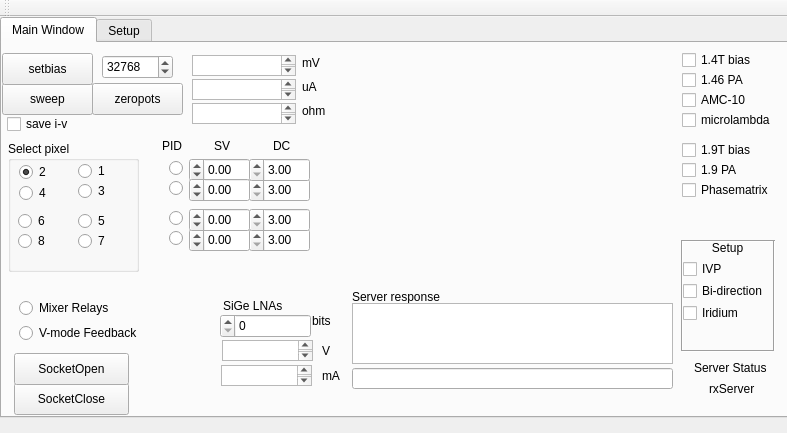
<?xml version="1.0" encoding="UTF-8"?>
<ui version="4.0">
 <class>notepad</class>
 <widget class="QMainWindow" name="notepad">
  <property name="enabled">
   <bool>true</bool>
  </property>
  <property name="geometry">
   <rect>
    <x>0</x>
    <y>0</y>
    <width>787</width>
    <height>433</height>
   </rect>
  </property>
  <property name="windowTitle">
   <string>Bias Server GUI</string>
  </property>
  <widget class="QWidget" name="MainWindow_2">
   <widget class="QTabWidget" name="tabWidget">
    <property name="geometry">
     <rect>
      <x>0</x>
      <y>0</y>
      <width>791</width>
      <height>401</height>
     </rect>
    </property>
    <property name="maximumSize">
     <size>
      <width>791</width>
      <height>401</height>
     </size>
    </property>
    <property name="currentIndex">
     <number>0</number>
    </property>
    <widget class="QWidget" name="tab">
     <attribute name="title">
      <string>Main Window</string>
     </attribute>
     <widget class="QSpinBox" name="spinLNA">
      <property name="geometry">
       <rect>
        <x>218</x>
        <y>271</y>
        <width>91</width>
        <height>24</height>
       </rect>
      </property>
      <property name="layoutDirection">
       <enum>Qt::RightToLeft</enum>
      </property>
      <property name="maximum">
       <number>36000</number>
      </property>
      <property name="singleStep">
       <number>50</number>
      </property>
     </widget>
     <widget class="QRadioButton" name="pid4">
      <property name="geometry">
       <rect>
        <x>130</x>
        <y>185</y>
        <width>51</width>
        <height>20</height>
       </rect>
      </property>
      <property name="layoutDirection">
       <enum>Qt::RightToLeft</enum>
      </property>
      <property name="text">
       <string/>
      </property>
     </widget>
     <widget class="Line" name="line_4">
      <property name="geometry">
       <rect>
        <x>764</x>
        <y>197</y>
        <width>16</width>
        <height>111</height>
       </rect>
      </property>
      <property name="orientation">
       <enum>Qt::Vertical</enum>
      </property>
     </widget>
     <widget class="QTextEdit" name="editResistance">
      <property name="geometry">
       <rect>
        <x>190</x>
        <y>60</y>
        <width>104</width>
        <height>21</height>
       </rect>
      </property>
     </widget>
     <widget class="QDoubleSpinBox" name="spinDC2">
      <property name="geometry">
       <rect>
        <x>247</x>
        <y>135</y>
        <width>61</width>
        <height>24</height>
       </rect>
      </property>
      <property name="layoutDirection">
       <enum>Qt::RightToLeft</enum>
      </property>
      <property name="minimum">
       <double>3.000000000000000</double>
      </property>
      <property name="maximum">
       <double>12.000000000000000</double>
      </property>
      <property name="singleStep">
       <double>0.100000000000000</double>
      </property>
     </widget>
     <widget class="QTextEdit" name="LNAVoltage">
      <property name="geometry">
       <rect>
        <x>220</x>
        <y>297</y>
        <width>91</width>
        <height>21</height>
       </rect>
      </property>
     </widget>
     <widget class="QLabel" name="label">
      <property name="geometry">
       <rect>
        <x>212</x>
        <y>95</y>
        <width>59</width>
        <height>16</height>
       </rect>
      </property>
      <property name="text">
       <string>SV</string>
      </property>
     </widget>
     <widget class="QLabel" name="label_2">
      <property name="geometry">
       <rect>
        <x>271</x>
        <y>95</y>
        <width>59</width>
        <height>16</height>
       </rect>
      </property>
      <property name="text">
       <string>DC</string>
      </property>
     </widget>
     <widget class="QDoubleSpinBox" name="spinDC1">
      <property name="geometry">
       <rect>
        <x>247</x>
        <y>115</y>
        <width>61</width>
        <height>24</height>
       </rect>
      </property>
      <property name="layoutDirection">
       <enum>Qt::RightToLeft</enum>
      </property>
      <property name="minimum">
       <double>3.000000000000000</double>
      </property>
      <property name="maximum">
       <double>12.000000000000000</double>
      </property>
      <property name="singleStep">
       <double>0.100000000000000</double>
      </property>
     </widget>
     <widget class="QCheckBox" name="dcdc5">
      <property name="geometry">
       <rect>
        <x>680</x>
        <y>137</y>
        <width>101</width>
        <height>20</height>
       </rect>
      </property>
      <property name="text">
       <string>Phasematrix</string>
      </property>
     </widget>
     <widget class="QRadioButton" name="relayButton">
      <property name="geometry">
       <rect>
        <x>17</x>
        <y>255</y>
        <width>102</width>
        <height>20</height>
       </rect>
      </property>
      <property name="text">
       <string>Mixer Relays</string>
      </property>
     </widget>
     <widget class="Line" name="line_2">
      <property name="geometry">
       <rect>
        <x>680</x>
        <y>300</y>
        <width>91</width>
        <height>16</height>
       </rect>
      </property>
      <property name="orientation">
       <enum>Qt::Horizontal</enum>
      </property>
     </widget>
     <widget class="QDoubleSpinBox" name="spinSV4">
      <property name="geometry">
       <rect>
        <x>187</x>
        <y>185</y>
        <width>61</width>
        <height>24</height>
       </rect>
      </property>
      <property name="layoutDirection">
       <enum>Qt::RightToLeft</enum>
      </property>
      <property name="minimum">
       <double>-10.000000000000000</double>
      </property>
      <property name="maximum">
       <double>10.000000000000000</double>
      </property>
      <property name="singleStep">
       <double>0.010000000000000</double>
      </property>
     </widget>
     <widget class="QSpinBox" name="spinVoltage">
      <property name="geometry">
       <rect>
        <x>100</x>
        <y>12</y>
        <width>71</width>
        <height>24</height>
       </rect>
      </property>
      <property name="minimum">
       <number>0</number>
      </property>
      <property name="maximum">
       <number>65535</number>
      </property>
      <property name="singleStep">
       <number>100</number>
      </property>
      <property name="value">
       <number>32768</number>
      </property>
     </widget>
     <widget class="QLabel" name="label_4">
      <property name="geometry">
       <rect>
        <x>310</x>
        <y>270</y>
        <width>31</width>
        <height>16</height>
       </rect>
      </property>
      <property name="text">
       <string>bits</string>
      </property>
     </widget>
     <widget class="QCheckBox" name="dcdc4">
      <property name="geometry">
       <rect>
        <x>680</x>
        <y>117</y>
        <width>89</width>
        <height>20</height>
       </rect>
      </property>
      <property name="text">
       <string>1.9 PA</string>
      </property>
     </widget>
     <widget class="QDoubleSpinBox" name="spinDC4">
      <property name="geometry">
       <rect>
        <x>247</x>
        <y>185</y>
        <width>61</width>
        <height>24</height>
       </rect>
      </property>
      <property name="layoutDirection">
       <enum>Qt::RightToLeft</enum>
      </property>
      <property name="minimum">
       <double>3.000000000000000</double>
      </property>
      <property name="maximum">
       <double>12.000000000000000</double>
      </property>
      <property name="singleStep">
       <double>0.100000000000000</double>
      </property>
     </widget>
     <widget class="QLabel" name="label_10">
      <property name="geometry">
       <rect>
        <x>707</x>
        <y>335</y>
        <width>61</width>
        <height>21</height>
       </rect>
      </property>
      <property name="text">
       <string>rxServer</string>
      </property>
     </widget>
     <widget class="QCheckBox" name="set_bid">
      <property name="geometry">
       <rect>
        <x>681</x>
        <y>238</y>
        <width>101</width>
        <height>20</height>
       </rect>
      </property>
      <property name="text">
       <string>Bi-direction</string>
      </property>
     </widget>
     <widget class="QCheckBox" name="dcbias1">
      <property name="geometry">
       <rect>
        <x>680</x>
        <y>7</y>
        <width>89</width>
        <height>20</height>
       </rect>
      </property>
      <property name="text">
       <string>1.4T bias</string>
      </property>
     </widget>
     <widget class="QTextEdit" name="LNACurrent">
      <property name="geometry">
       <rect>
        <x>219</x>
        <y>322</y>
        <width>91</width>
        <height>21</height>
       </rect>
      </property>
     </widget>
     <widget class="QLabel" name="label_6">
      <property name="geometry">
       <rect>
        <x>160</x>
        <y>95</y>
        <width>59</width>
        <height>16</height>
       </rect>
      </property>
      <property name="text">
       <string>PID</string>
      </property>
     </widget>
     <widget class="QPushButton" name="btn_close">
      <property name="geometry">
       <rect>
        <x>12</x>
        <y>340</y>
        <width>115</width>
        <height>32</height>
       </rect>
      </property>
      <property name="text">
       <string>SocketClose</string>
      </property>
     </widget>
     <widget class="QLabel" name="label_12">
      <property name="geometry">
       <rect>
        <x>685</x>
        <y>195</y>
        <width>81</width>
        <height>20</height>
       </rect>
      </property>
      <property name="text">
       <string>Setup</string>
      </property>
      <property name="alignment">
       <set>Qt::AlignCenter</set>
      </property>
     </widget>
     <widget class="QRadioButton" name="pid2">
      <property name="geometry">
       <rect>
        <x>130</x>
        <y>135</y>
        <width>51</width>
        <height>20</height>
       </rect>
      </property>
      <property name="layoutDirection">
       <enum>Qt::RightToLeft</enum>
      </property>
      <property name="text">
       <string/>
      </property>
     </widget>
     <widget class="QLabel" name="label_3">
      <property name="geometry">
       <rect>
        <x>350</x>
        <y>246</y>
        <width>111</width>
        <height>16</height>
       </rect>
      </property>
      <property name="text">
       <string>Server response</string>
      </property>
     </widget>
     <widget class="QCheckBox" name="dcdc3">
      <property name="geometry">
       <rect>
        <x>680</x>
        <y>67</y>
        <width>101</width>
        <height>20</height>
       </rect>
      </property>
      <property name="text">
       <string>microlambda</string>
      </property>
     </widget>
     <widget class="QPushButton" name="btn_open">
      <property name="geometry">
       <rect>
        <x>12</x>
        <y>310</y>
        <width>115</width>
        <height>32</height>
       </rect>
      </property>
      <property name="text">
       <string>SocketOpen</string>
      </property>
     </widget>
     <widget class="QLabel" name="label_8">
      <property name="geometry">
       <rect>
        <x>320</x>
        <y>300</y>
        <width>59</width>
        <height>16</height>
       </rect>
      </property>
      <property name="text">
       <string>V</string>
      </property>
     </widget>
     <widget class="QCheckBox" name="set_ivp">
      <property name="geometry">
       <rect>
        <x>681</x>
        <y>216</y>
        <width>101</width>
        <height>20</height>
       </rect>
      </property>
      <property name="text">
       <string>IVP</string>
      </property>
     </widget>
     <widget class="QRadioButton" name="vmodeButton">
      <property name="geometry">
       <rect>
        <x>17</x>
        <y>280</y>
        <width>141</width>
        <height>20</height>
       </rect>
      </property>
      <property name="text">
       <string>V-mode Feedback</string>
      </property>
     </widget>
     <widget class="QLabel" name="label_mV">
      <property name="geometry">
       <rect>
        <x>300</x>
        <y>12</y>
        <width>59</width>
        <height>16</height>
       </rect>
      </property>
      <property name="text">
       <string>mV</string>
      </property>
     </widget>
     <widget class="QLabel" name="label_uA">
      <property name="geometry">
       <rect>
        <x>300</x>
        <y>36</y>
        <width>59</width>
        <height>16</height>
       </rect>
      </property>
      <property name="text">
       <string>uA</string>
      </property>
     </widget>
     <widget class="QGroupBox" name="pixelgroupBox">
      <property name="geometry">
       <rect>
        <x>6</x>
        <y>98</y>
        <width>131</width>
        <height>131</height>
       </rect>
      </property>
      <property name="title">
       <string>Select pixel</string>
      </property>
      <widget class="QRadioButton" name="pixelButton_2">
       <property name="geometry">
        <rect>
         <x>11</x>
         <y>21</y>
         <width>41</width>
         <height>20</height>
        </rect>
       </property>
       <property name="text">
        <string>2</string>
       </property>
       <property name="checked">
        <bool>true</bool>
       </property>
      </widget>
      <widget class="QRadioButton" name="pixelButton_4">
       <property name="geometry">
        <rect>
         <x>11</x>
         <y>42</y>
         <width>41</width>
         <height>20</height>
        </rect>
       </property>
       <property name="text">
        <string>4</string>
       </property>
       <property name="checked">
        <bool>false</bool>
       </property>
      </widget>
      <widget class="QRadioButton" name="pixelButton_1">
       <property name="geometry">
        <rect>
         <x>70</x>
         <y>20</y>
         <width>41</width>
         <height>20</height>
        </rect>
       </property>
       <property name="text">
        <string>1</string>
       </property>
      </widget>
      <widget class="QRadioButton" name="pixelButton_6">
       <property name="geometry">
        <rect>
         <x>10</x>
         <y>70</y>
         <width>41</width>
         <height>20</height>
        </rect>
       </property>
       <property name="text">
        <string>6</string>
       </property>
      </widget>
      <widget class="QRadioButton" name="pixelButton_8">
       <property name="geometry">
        <rect>
         <x>10</x>
         <y>90</y>
         <width>41</width>
         <height>20</height>
        </rect>
       </property>
       <property name="text">
        <string>8</string>
       </property>
      </widget>
      <widget class="QRadioButton" name="pixelButton_3">
       <property name="geometry">
        <rect>
         <x>70</x>
         <y>40</y>
         <width>41</width>
         <height>20</height>
        </rect>
       </property>
       <property name="text">
        <string>3</string>
       </property>
      </widget>
      <widget class="QRadioButton" name="pixelButton_5">
       <property name="geometry">
        <rect>
         <x>70</x>
         <y>70</y>
         <width>41</width>
         <height>20</height>
        </rect>
       </property>
       <property name="text">
        <string>5</string>
       </property>
      </widget>
      <widget class="QRadioButton" name="pixelButton_7">
       <property name="geometry">
        <rect>
         <x>70</x>
         <y>90</y>
         <width>41</width>
         <height>20</height>
        </rect>
       </property>
       <property name="text">
        <string>7</string>
       </property>
      </widget>
     </widget>
     <widget class="Line" name="line">
      <property name="geometry">
       <rect>
        <x>680</x>
        <y>190</y>
        <width>91</width>
        <height>16</height>
       </rect>
      </property>
      <property name="orientation">
       <enum>Qt::Horizontal</enum>
      </property>
     </widget>
     <widget class="QLabel" name="label_5">
      <property name="geometry">
       <rect>
        <x>320</x>
        <y>325</y>
        <width>59</width>
        <height>16</height>
       </rect>
      </property>
      <property name="text">
       <string>mA</string>
      </property>
     </widget>
     <widget class="QPushButton" name="btn_zeropots">
      <property name="geometry">
       <rect>
        <x>90</x>
        <y>40</y>
        <width>91</width>
        <height>32</height>
       </rect>
      </property>
      <property name="text">
       <string>zeropots</string>
      </property>
     </widget>
     <widget class="QTextEdit" name="editVoltage">
      <property name="geometry">
       <rect>
        <x>190</x>
        <y>12</y>
        <width>104</width>
        <height>21</height>
       </rect>
      </property>
     </widget>
     <widget class="QLabel" name="label_uA_2">
      <property name="geometry">
       <rect>
        <x>300</x>
        <y>60</y>
        <width>59</width>
        <height>16</height>
       </rect>
      </property>
      <property name="text">
       <string>ohm</string>
      </property>
     </widget>
     <widget class="MplWidget" name="mpl" native="true">
      <property name="geometry">
       <rect>
        <x>350</x>
        <y>0</y>
        <width>321</width>
        <height>251</height>
       </rect>
      </property>
     </widget>
     <widget class="QCheckBox" name="dcbias2">
      <property name="geometry">
       <rect>
        <x>680</x>
        <y>97</y>
        <width>89</width>
        <height>20</height>
       </rect>
      </property>
      <property name="text">
       <string>1.9T bias</string>
      </property>
     </widget>
     <widget class="QCheckBox" name="dcdc1">
      <property name="geometry">
       <rect>
        <x>680</x>
        <y>27</y>
        <width>89</width>
        <height>20</height>
       </rect>
      </property>
      <property name="text">
       <string>1.46 PA</string>
      </property>
     </widget>
     <widget class="QCheckBox" name="saveIV">
      <property name="enabled">
       <bool>true</bool>
      </property>
      <property name="geometry">
       <rect>
        <x>5</x>
        <y>71</y>
        <width>89</width>
        <height>20</height>
       </rect>
      </property>
      <property name="contextMenuPolicy">
       <enum>Qt::DefaultContextMenu</enum>
      </property>
      <property name="text">
       <string>save i-v</string>
      </property>
      <property name="checked">
       <bool>false</bool>
      </property>
     </widget>
     <widget class="QRadioButton" name="pid3">
      <property name="geometry">
       <rect>
        <x>130</x>
        <y>165</y>
        <width>51</width>
        <height>20</height>
       </rect>
      </property>
      <property name="layoutDirection">
       <enum>Qt::RightToLeft</enum>
      </property>
      <property name="text">
       <string/>
      </property>
     </widget>
     <widget class="QLineEdit" name="serverCommand">
      <property name="geometry">
       <rect>
        <x>350</x>
        <y>325</y>
        <width>321</width>
        <height>21</height>
       </rect>
      </property>
     </widget>
     <widget class="QDoubleSpinBox" name="spinSV3">
      <property name="geometry">
       <rect>
        <x>187</x>
        <y>165</y>
        <width>61</width>
        <height>24</height>
       </rect>
      </property>
      <property name="layoutDirection">
       <enum>Qt::RightToLeft</enum>
      </property>
      <property name="minimum">
       <double>-10.000000000000000</double>
      </property>
      <property name="maximum">
       <double>10.000000000000000</double>
      </property>
      <property name="singleStep">
       <double>0.010000000000000</double>
      </property>
     </widget>
     <widget class="QRadioButton" name="pid1">
      <property name="geometry">
       <rect>
        <x>130</x>
        <y>115</y>
        <width>51</width>
        <height>20</height>
       </rect>
      </property>
      <property name="layoutDirection">
       <enum>Qt::RightToLeft</enum>
      </property>
      <property name="text">
       <string/>
      </property>
     </widget>
     <widget class="QDoubleSpinBox" name="spinDC3">
      <property name="geometry">
       <rect>
        <x>247</x>
        <y>165</y>
        <width>61</width>
        <height>24</height>
       </rect>
      </property>
      <property name="layoutDirection">
       <enum>Qt::RightToLeft</enum>
      </property>
      <property name="minimum">
       <double>3.000000000000000</double>
      </property>
      <property name="maximum">
       <double>12.000000000000000</double>
      </property>
      <property name="singleStep">
       <double>0.100000000000000</double>
      </property>
     </widget>
     <widget class="QLabel" name="label_13">
      <property name="geometry">
       <rect>
        <x>692</x>
        <y>315</y>
        <width>91</width>
        <height>20</height>
       </rect>
      </property>
      <property name="text">
       <string>Server Status</string>
      </property>
     </widget>
     <widget class="QLabel" name="label_mV_6">
      <property name="geometry">
       <rect>
        <x>221</x>
        <y>255</y>
        <width>71</width>
        <height>16</height>
       </rect>
      </property>
      <property name="text">
       <string>SiGe LNAs</string>
      </property>
     </widget>
     <widget class="QDoubleSpinBox" name="spinSV1">
      <property name="geometry">
       <rect>
        <x>187</x>
        <y>115</y>
        <width>61</width>
        <height>24</height>
       </rect>
      </property>
      <property name="layoutDirection">
       <enum>Qt::RightToLeft</enum>
      </property>
      <property name="minimum">
       <double>-10.000000000000000</double>
      </property>
      <property name="maximum">
       <double>10.000000000000000</double>
      </property>
      <property name="singleStep">
       <double>0.010000000000000</double>
      </property>
     </widget>
     <widget class="QDoubleSpinBox" name="spinSV2">
      <property name="geometry">
       <rect>
        <x>187</x>
        <y>135</y>
        <width>61</width>
        <height>24</height>
       </rect>
      </property>
      <property name="layoutDirection">
       <enum>Qt::RightToLeft</enum>
      </property>
      <property name="minimum">
       <double>-10.000000000000000</double>
      </property>
      <property name="maximum">
       <double>10.000000000000000</double>
      </property>
      <property name="singleStep">
       <double>0.010000000000000</double>
      </property>
     </widget>
     <widget class="QPushButton" name="btn_sweep">
      <property name="geometry">
       <rect>
        <x>0</x>
        <y>40</y>
        <width>91</width>
        <height>32</height>
       </rect>
      </property>
      <property name="text">
       <string>sweep</string>
      </property>
     </widget>
     <widget class="QCheckBox" name="set_irid">
      <property name="geometry">
       <rect>
        <x>681</x>
        <y>260</y>
        <width>101</width>
        <height>20</height>
       </rect>
      </property>
      <property name="text">
       <string>Iridium</string>
      </property>
     </widget>
     <widget class="QCheckBox" name="dcdc2">
      <property name="geometry">
       <rect>
        <x>680</x>
        <y>47</y>
        <width>89</width>
        <height>20</height>
       </rect>
      </property>
      <property name="text">
       <string>AMC-10</string>
      </property>
     </widget>
     <widget class="QTextEdit" name="serverResponse">
      <property name="geometry">
       <rect>
        <x>350</x>
        <y>260</y>
        <width>321</width>
        <height>61</height>
       </rect>
      </property>
     </widget>
     <widget class="Line" name="line_3">
      <property name="geometry">
       <rect>
        <x>672</x>
        <y>197</y>
        <width>16</width>
        <height>111</height>
       </rect>
      </property>
      <property name="orientation">
       <enum>Qt::Vertical</enum>
      </property>
     </widget>
     <widget class="QTextEdit" name="editCurrent">
      <property name="geometry">
       <rect>
        <x>190</x>
        <y>36</y>
        <width>104</width>
        <height>21</height>
       </rect>
      </property>
     </widget>
     <widget class="QPushButton" name="btn_setbias">
      <property name="geometry">
       <rect>
        <x>0</x>
        <y>10</y>
        <width>91</width>
        <height>32</height>
       </rect>
      </property>
      <property name="text">
       <string>setbias</string>
      </property>
     </widget>
    </widget>
    <widget class="QWidget" name="tab_2">
     <attribute name="title">
      <string>Setup</string>
     </attribute>
     <widget class="QLabel" name="label_9">
      <property name="geometry">
       <rect>
        <x>70</x>
        <y>20</y>
        <width>81</width>
        <height>16</height>
       </rect>
      </property>
      <property name="text">
       <string>Sweep Setup</string>
      </property>
     </widget>
     <widget class="QSpinBox" name="spinnumSweep">
      <property name="geometry">
       <rect>
        <x>80</x>
        <y>50</y>
        <width>61</width>
        <height>22</height>
       </rect>
      </property>
      <property name="minimum">
       <number>20</number>
      </property>
      <property name="maximum">
       <number>120</number>
      </property>
      <property name="value">
       <number>80</number>
      </property>
     </widget>
     <widget class="QSpinBox" name="sweepstart">
      <property name="geometry">
       <rect>
        <x>80</x>
        <y>90</y>
        <width>61</width>
        <height>22</height>
       </rect>
      </property>
      <property name="minimum">
       <number>15000</number>
      </property>
      <property name="maximum">
       <number>32768</number>
      </property>
      <property name="singleStep">
       <number>100</number>
      </property>
      <property name="value">
       <number>20000</number>
      </property>
     </widget>
     <widget class="QSpinBox" name="sweepstop">
      <property name="geometry">
       <rect>
        <x>80</x>
        <y>130</y>
        <width>61</width>
        <height>22</height>
       </rect>
      </property>
      <property name="maximum">
       <number>50000</number>
      </property>
      <property name="singleStep">
       <number>100</number>
      </property>
      <property name="value">
       <number>45000</number>
      </property>
     </widget>
     <widget class="QLabel" name="label_11">
      <property name="geometry">
       <rect>
        <x>10</x>
        <y>50</y>
        <width>81</width>
        <height>16</height>
       </rect>
      </property>
      <property name="text">
       <string>num points</string>
      </property>
     </widget>
     <widget class="QLabel" name="label_14">
      <property name="geometry">
       <rect>
        <x>10</x>
        <y>90</y>
        <width>81</width>
        <height>16</height>
       </rect>
      </property>
      <property name="text">
       <string>start</string>
      </property>
     </widget>
     <widget class="QLabel" name="label_15">
      <property name="geometry">
       <rect>
        <x>10</x>
        <y>130</y>
        <width>81</width>
        <height>16</height>
       </rect>
      </property>
      <property name="text">
       <string>stop</string>
      </property>
     </widget>
     <widget class="QLabel" name="label_16">
      <property name="geometry">
       <rect>
        <x>260</x>
        <y>20</y>
        <width>81</width>
        <height>16</height>
       </rect>
      </property>
      <property name="text">
       <string>V Offset Setup</string>
      </property>
     </widget>
     <widget class="QDoubleSpinBox" name="spindV_1">
      <property name="geometry">
       <rect>
        <x>270</x>
        <y>50</y>
        <width>62</width>
        <height>22</height>
       </rect>
      </property>
      <property name="minimum">
       <double>-2.000000000000000</double>
      </property>
      <property name="maximum">
       <double>2.000000000000000</double>
      </property>
      <property name="singleStep">
       <double>0.010000000000000</double>
      </property>
      <property name="value">
       <double>-0.350000000000000</double>
      </property>
     </widget>
     <widget class="QLabel" name="label_17">
      <property name="geometry">
       <rect>
        <x>250</x>
        <y>50</y>
        <width>21</width>
        <height>16</height>
       </rect>
      </property>
      <property name="text">
       <string>1</string>
      </property>
     </widget>
     <widget class="QLabel" name="label_18">
      <property name="geometry">
       <rect>
        <x>250</x>
        <y>70</y>
        <width>21</width>
        <height>16</height>
       </rect>
      </property>
      <property name="text">
       <string>2</string>
      </property>
     </widget>
     <widget class="QLabel" name="label_19">
      <property name="geometry">
       <rect>
        <x>250</x>
        <y>90</y>
        <width>21</width>
        <height>16</height>
       </rect>
      </property>
      <property name="text">
       <string>3</string>
      </property>
     </widget>
     <widget class="QLabel" name="label_20">
      <property name="geometry">
       <rect>
        <x>250</x>
        <y>110</y>
        <width>21</width>
        <height>16</height>
       </rect>
      </property>
      <property name="text">
       <string>4</string>
      </property>
     </widget>
     <widget class="QLabel" name="label_21">
      <property name="geometry">
       <rect>
        <x>250</x>
        <y>130</y>
        <width>21</width>
        <height>16</height>
       </rect>
      </property>
      <property name="text">
       <string>5</string>
      </property>
     </widget>
     <widget class="QLabel" name="label_22">
      <property name="geometry">
       <rect>
        <x>250</x>
        <y>150</y>
        <width>21</width>
        <height>16</height>
       </rect>
      </property>
      <property name="text">
       <string>6</string>
      </property>
     </widget>
     <widget class="QLabel" name="label_23">
      <property name="geometry">
       <rect>
        <x>250</x>
        <y>170</y>
        <width>21</width>
        <height>16</height>
       </rect>
      </property>
      <property name="text">
       <string>7</string>
      </property>
     </widget>
     <widget class="QLabel" name="label_24">
      <property name="geometry">
       <rect>
        <x>250</x>
        <y>190</y>
        <width>21</width>
        <height>16</height>
       </rect>
      </property>
      <property name="text">
       <string>8</string>
      </property>
     </widget>
     <widget class="QDoubleSpinBox" name="spindV_2">
      <property name="geometry">
       <rect>
        <x>270</x>
        <y>70</y>
        <width>62</width>
        <height>22</height>
       </rect>
      </property>
      <property name="minimum">
       <double>-2.000000000000000</double>
      </property>
      <property name="maximum">
       <double>2.000000000000000</double>
      </property>
      <property name="singleStep">
       <double>0.010000000000000</double>
      </property>
      <property name="value">
       <double>-0.350000000000000</double>
      </property>
     </widget>
     <widget class="QDoubleSpinBox" name="spindV_3">
      <property name="geometry">
       <rect>
        <x>270</x>
        <y>90</y>
        <width>62</width>
        <height>22</height>
       </rect>
      </property>
      <property name="minimum">
       <double>-2.000000000000000</double>
      </property>
      <property name="maximum">
       <double>2.000000000000000</double>
      </property>
      <property name="singleStep">
       <double>0.010000000000000</double>
      </property>
      <property name="value">
       <double>-0.350000000000000</double>
      </property>
     </widget>
     <widget class="QDoubleSpinBox" name="spindV_4">
      <property name="geometry">
       <rect>
        <x>270</x>
        <y>110</y>
        <width>62</width>
        <height>22</height>
       </rect>
      </property>
      <property name="minimum">
       <double>-2.000000000000000</double>
      </property>
      <property name="maximum">
       <double>2.000000000000000</double>
      </property>
      <property name="singleStep">
       <double>0.010000000000000</double>
      </property>
      <property name="value">
       <double>-0.350000000000000</double>
      </property>
     </widget>
     <widget class="QDoubleSpinBox" name="spindV_5">
      <property name="geometry">
       <rect>
        <x>270</x>
        <y>130</y>
        <width>62</width>
        <height>22</height>
       </rect>
      </property>
      <property name="minimum">
       <double>-2.000000000000000</double>
      </property>
      <property name="maximum">
       <double>2.000000000000000</double>
      </property>
      <property name="singleStep">
       <double>0.010000000000000</double>
      </property>
      <property name="value">
       <double>-0.350000000000000</double>
      </property>
     </widget>
     <widget class="QDoubleSpinBox" name="spindV_6">
      <property name="geometry">
       <rect>
        <x>270</x>
        <y>150</y>
        <width>62</width>
        <height>22</height>
       </rect>
      </property>
      <property name="minimum">
       <double>-2.000000000000000</double>
      </property>
      <property name="maximum">
       <double>2.000000000000000</double>
      </property>
      <property name="singleStep">
       <double>0.010000000000000</double>
      </property>
      <property name="value">
       <double>-0.350000000000000</double>
      </property>
     </widget>
     <widget class="QDoubleSpinBox" name="spindV_7">
      <property name="geometry">
       <rect>
        <x>270</x>
        <y>170</y>
        <width>62</width>
        <height>22</height>
       </rect>
      </property>
      <property name="minimum">
       <double>-2.000000000000000</double>
      </property>
      <property name="maximum">
       <double>2.000000000000000</double>
      </property>
      <property name="singleStep">
       <double>0.010000000000000</double>
      </property>
      <property name="value">
       <double>-0.350000000000000</double>
      </property>
     </widget>
     <widget class="QDoubleSpinBox" name="spindV_8">
      <property name="geometry">
       <rect>
        <x>270</x>
        <y>190</y>
        <width>62</width>
        <height>22</height>
       </rect>
      </property>
      <property name="minimum">
       <double>-2.000000000000000</double>
      </property>
      <property name="maximum">
       <double>2.000000000000000</double>
      </property>
      <property name="singleStep">
       <double>0.010000000000000</double>
      </property>
      <property name="value">
       <double>-0.350000000000000</double>
      </property>
     </widget>
     <widget class="QLineEdit" name="ipAddress">
      <property name="geometry">
       <rect>
        <x>610</x>
        <y>30</y>
        <width>113</width>
        <height>20</height>
       </rect>
      </property>
      <property name="inputMask">
       <string>000.000.000.000;_</string>
      </property>
      <property name="text">
       <string>...</string>
      </property>
      <property name="maxLength">
       <number>15</number>
      </property>
      <property name="echoMode">
       <enum>QLineEdit::Normal</enum>
      </property>
      <property name="placeholderText">
       <string>192.168.0.104</string>
      </property>
     </widget>
     <widget class="QLineEdit" name="TCPport">
      <property name="geometry">
       <rect>
        <x>610</x>
        <y>70</y>
        <width>113</width>
        <height>20</height>
       </rect>
      </property>
      <property name="placeholderText">
       <string>9001</string>
      </property>
     </widget>
     <widget class="QLabel" name="label_25">
      <property name="geometry">
       <rect>
        <x>510</x>
        <y>30</y>
        <width>81</width>
        <height>16</height>
       </rect>
      </property>
      <property name="text">
       <string>IP address</string>
      </property>
     </widget>
     <widget class="QLabel" name="label_26">
      <property name="geometry">
       <rect>
        <x>510</x>
        <y>70</y>
        <width>81</width>
        <height>16</height>
       </rect>
      </property>
      <property name="text">
       <string>TCP Port</string>
      </property>
     </widget>
     <widget class="QCheckBox" name="RmodeSweep">
      <property name="geometry">
       <rect>
        <x>10</x>
        <y>160</y>
        <width>111</width>
        <height>21</height>
       </rect>
      </property>
      <property name="text">
       <string>R-mode Sweep</string>
      </property>
      <property name="tristate">
       <bool>false</bool>
      </property>
     </widget>
     <widget class="QLineEdit" name="IVsweep_text">
      <property name="geometry">
       <rect>
        <x>20</x>
        <y>290</y>
        <width>301</width>
        <height>23</height>
       </rect>
      </property>
      <property name="text">
       <string>#B2_Ch5; 0.7mV 29uA; PSat 1.6A</string>
      </property>
     </widget>
     <widget class="QLabel" name="label_7">
      <property name="geometry">
       <rect>
        <x>10</x>
        <y>270</y>
        <width>141</width>
        <height>16</height>
       </rect>
      </property>
      <property name="text">
       <string>saved sweep text</string>
      </property>
     </widget>
    </widget>
   </widget>
  </widget>
  <widget class="QMenuBar" name="menuBar">
   <property name="geometry">
    <rect>
     <x>0</x>
     <y>0</y>
     <width>787</width>
     <height>24</height>
    </rect>
   </property>
  </widget>
  <widget class="QToolBar" name="mainToolBar">
   <attribute name="toolBarArea">
    <enum>TopToolBarArea</enum>
   </attribute>
   <attribute name="toolBarBreak">
    <bool>false</bool>
   </attribute>
  </widget>
 </widget>
 <layoutdefault spacing="6" margin="11"/>
 <customwidgets>
  <customwidget>
   <class>MplWidget</class>
   <extends>QWidget</extends>
   <header>mplwidget.h</header>
   <container>1</container>
  </customwidget>
 </customwidgets>
 <resources/>
 <connections/>
</ui>
